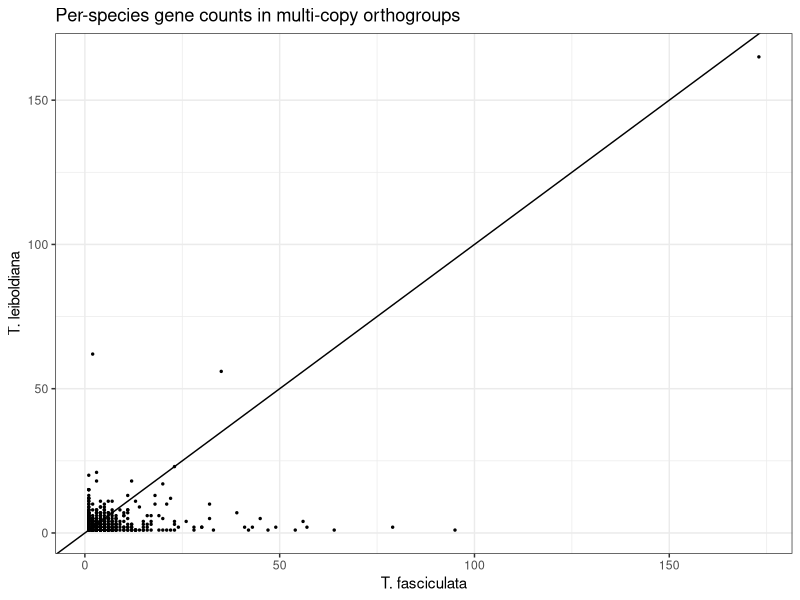
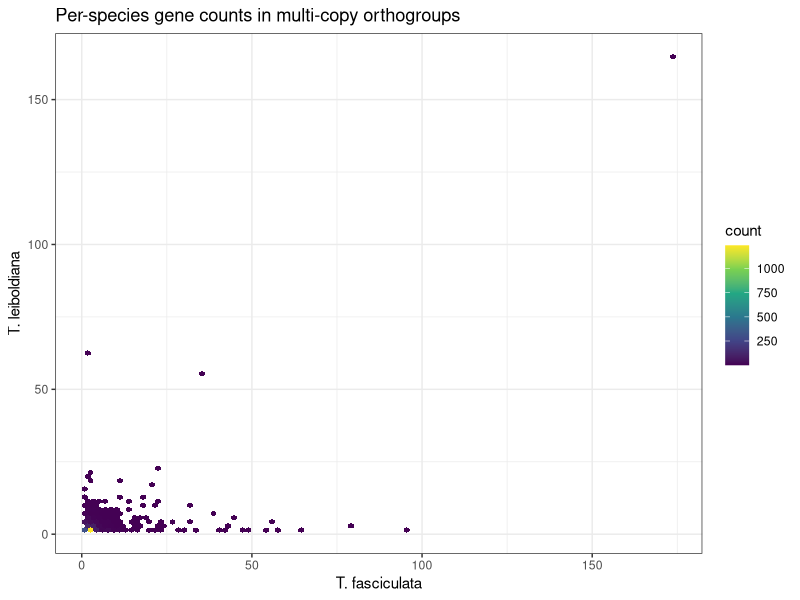

Write the R code that produced these figures, in order. (Note: this script raises an error after producing the figures.)
# Studying differences in gene family sizes between Tfas and Tlei

library(ggplot2)

setwd("Documents/GitHub/Tillandsia-compgenomics/Gene-family-evo-tfas-tlei/")
setwd("/home/clara/Documents/GitHub/Tillandsia-compgenomics/Gene-family-evo-tfas-tlei/")
counts <- read.table("orthogroups_Tfas_Tlei_Acom.counts.no_TEs.size_corrections.no_plastid-mito-ribo2.txt", sep = '\t')
colnames(counts) <- c("og_id", "Acom", "Tfas", "Tlei")

# Filter out unique orthogroups
counts_Tfas_Tlei <- counts[counts$Tfas != 0 & counts$Tlei != 0,]
ggplot(counts_Tfas_Tlei, aes(x=Tfas, y=Tlei)) + geom_point(size = .5) +
  geom_abline(intercept = 0, slope = 1) +
  labs(title = "Per-species gene counts in multi-copy orthogroups") +
  ylab(label = "T. leiboldiana") +
  xlab(label = "T. fasciculata") +
  theme_bw()

# Add colour gradient to show number of datapoints with the same count combination
counts_Tfas_Tlei_multi <- counts_Tfas_Tlei[!(counts_Tfas_Tlei$Tfas == 1 & counts_Tfas_Tlei$Tlei == 1),]
ggplot(counts_Tfas_Tlei_multi) + geom_hex(aes(Tfas, Tlei), bins = 100) +
  labs(title = "Per-species gene counts in multi-copy orthogroups") +
  ylab(label = "T. leiboldiana") +
  xlab(label = "T. fasciculata") +
  scale_fill_continuous(type = "viridis") +
  theme_bw()
  theme_bw()

write.table(counts_Tfas_Tlei_npl_multi, file = "orthogroup_selection_for_GO_term_all.txt", sep = "\t")
